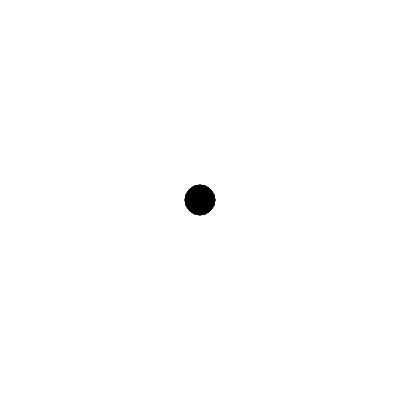
Frame 1 (no input)
Frame 60 (no input): identical to frame 1, image omitted
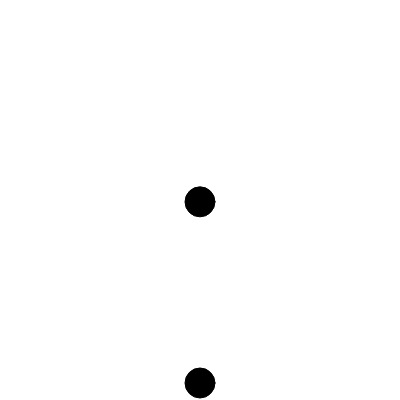
Frame 120 (the mouse pressed at the canvas centre since frame 60)

The p5.js sketch that drew these frames (run headless with seeded random() and noise() and a simulated clock; from frame 60 on, the mouse is pressed at the canvas centre):

// p5.js sketch
// ── sketch.js
let rabbit;
let turtle;

function setup() {
  createCanvas(400, 400);
  rabbit = new Particle();
  turtle = new Particle();



}


function draw() {
background(255);
  if (mouseIsPressed) {
    gravity = createVector(0, 0.1);
    rabbit.addForce(gravity);
  }
  if (mouseIsPressed) {
  gravity = createVector(0, 0.001);
  turtle.addForce(gravity);
  }
  rabbit.update();
  rabbit.show();
  turtle.update();
  turtle.show();
}
class Particle {
  constructor() {
    this.pos = createVector(width / 2, height / 2);
    this.vel = createVector(0, 0);
    this.acc = createVector(0, 0);

    this.c = color(0);
    this.w = 30;
  }

  addForce(aForce) {
    this.acc.add(aForce);
  }

  update() {
    this.checkEdge();
    this.vel.add(this.acc);
    this.pos.add(this.vel);

    this.acc.set(0, 0);
  }


  checkEdge() {
    if (this.pos.y > height) {
      this.vel.y = this.vel.y * -1;
      this.pos.y = height;
    }
    if (this.pos.y > width) {
      this.vel.x = this.vel.x * -1;
      this.pos.x = width;
    }

    if (this.pos.y < 0) {
      this.vel.y = this.vel.y * -1;
      this.pos.y = 0;
    }
  }


  show() {
    fill(this.c);
    ellipse(this.pos.x, this.pos.y, this.w, this.w);
  }
  show() {
    fill(this.c);
    ellipse(this.pos.x, this.pos.y, this.w, this.w);
  }
}
